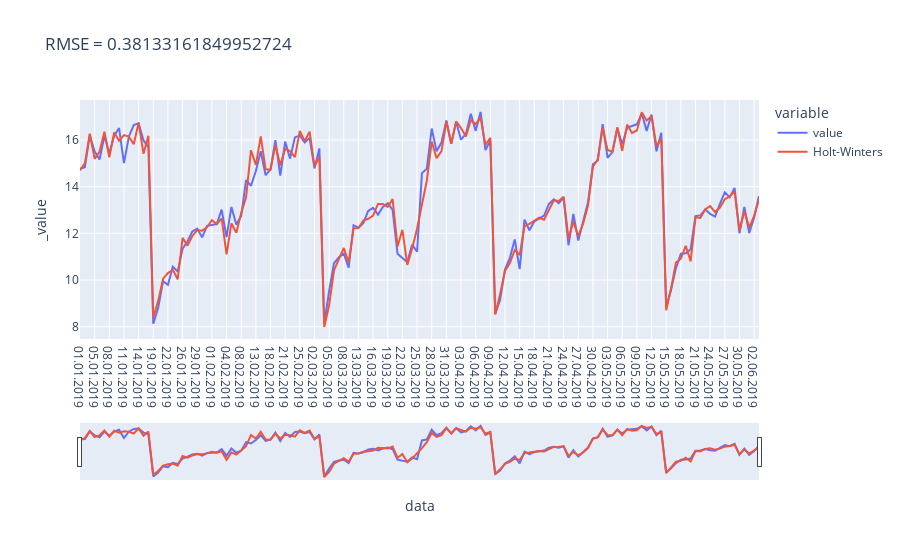

The code cell stored with this chart in its notebook:
### Code cell
fig = px.line(data2, title='RMSE = {}'.format(mean_squared_error(data.value, data2["Holt-Winters"], squared=False)))
fig.update_xaxes(rangeslider_visible=True)
fig.show()

### Figure 1 — Plotly figure (JSON) as saved in the notebook; plotly's stock layout.template omitted (floating-point values rounded to 4 significant figures; data arrays with more than 128 entries replaced by an {"elided": "..."} marker saying what was removed)
{"data": [{"hovertemplate": "variable=value<br>data=%{x}<br>_value=%{y}<extra></extra>", "legendgroup": "value", "line": {"color": "#636efa", "dash": "solid"}, "mode": "lines", "name": "value", "orientation": "v", "showlegend": true, "type": "scatter", "x": {"elided": "140 str values"}, "xaxis": "x", "y": {"elided": "140 float values"}, "yaxis": "y"}, {"hovertemplate": "variable=Holt-Winters<br>data=%{x}<br>_value=%{y}<extra></extra>", "legendgroup": "Holt-Winters", "line": {"color": "#EF553B", "dash": "solid"}, "mode": "lines", "name": "Holt-Winters", "orientation": "v", "showlegend": true, "type": "scatter", "x": {"elided": "140 str values"}, "xaxis": "x", "y": {"elided": "140 float values"}, "yaxis": "y"}], "layout": {"legend": {"title": {"text": "variable"}, "tracegroupgap": 0}, "title": {"text": "RMSE = 0.38133161849952724"}, "xaxis": {"anchor": "y", "domain": [0, 1], "rangeslider": {"visible": true}, "title": {"text": "data"}}, "yaxis": {"anchor": "x", "domain": [0, 1], "title": {"text": "_value"}}}}
